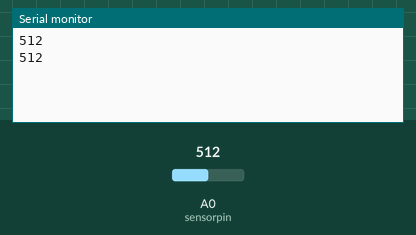
Recording of a sketch running on a simulated Arduino Uno, built with avr-gcc and run on an emulated ATmega328P. Parts: the last lines printed to the serial monitor. The test bench sets the inputs (shaded band); at power-on: A0 (sensorpin) = 512.

Above: at 2.8 s.
2.9 s: A0 (sensorpin) set to 716
At 4.9 s:
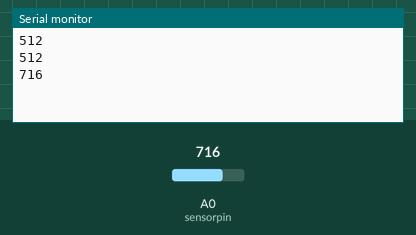
5.6 s: A0 (sensorpin) set to 900
At 6.4 s:
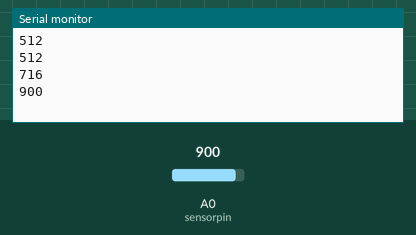
Timing chart, 0 to 8.6 s (numbered marks = the images above; inputs shaded):
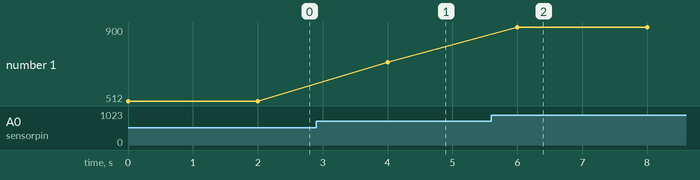

Measured:
- after the input at 2.9 s, the serial monitor: prints a new line after 1.1 s (image 1)
- after the input at 5.6 s, the serial monitor: prints a new line after 0.40 s (image 2)
- plotted number 1: 512 → 716 after the input at 2.9 s, 716 → 900 after the input at 5.6 s

The sketch:

SciProj2015.ino
```cpp
int sensorpin = A0;
int sensorvalue = 0;
void setup()
{
  Serial.begin(9600);

}

void loop()
{
  sensorvalue=analogRead(sensorpin);
  Serial.println(sensorvalue);

  delay(2000);
}
```
